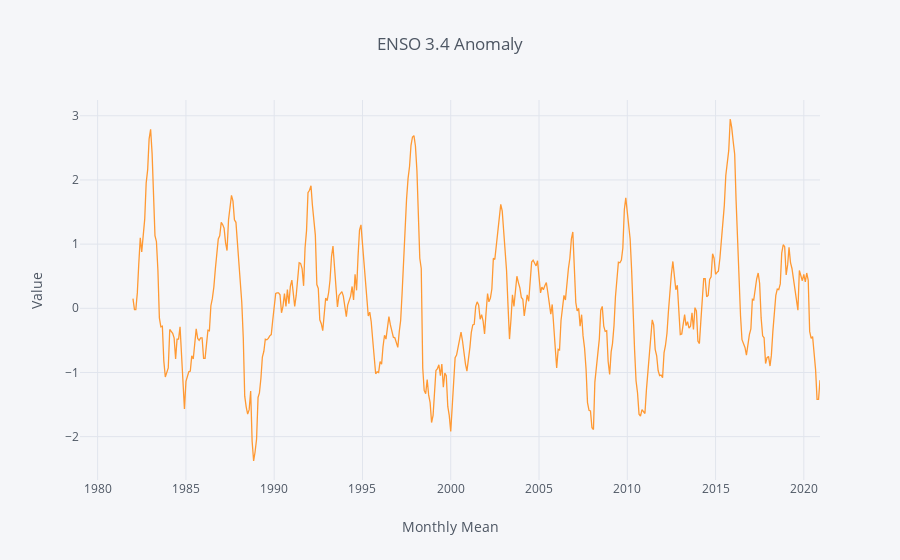

The notebook cell this image was saved under:
### Code cell
df['ENSO 3.4 Anomaly'].iplot(title='ENSO 3.4 Anomaly',xTitle='Monthly Mean', yTitle='Value')

### Figure 1 — Plotly figure (JSON) as saved in the notebook; plotly's stock layout.template omitted (floating-point values rounded to 4 significant figures; data arrays with more than 128 entries replaced by an {"elided": "..."} marker saying what was removed)
{"data": [{"line": {"color": "rgba(255, 153, 51, 1.0)", "dash": "solid", "shape": "linear", "width": 1.3}, "mode": "lines", "name": "ENSO 3.4 Anomaly", "text": "", "type": "scatter", "uid": "eac79a2f-bdf3-4f4f-94ef-035bd58b98c2", "x": {"elided": "504 str values"}, "y": {"elided": "504 mixed values"}}], "layout": {"legend": {"bgcolor": "#F5F6F9", "font": {"color": "#4D5663"}}, "paper_bgcolor": "#F5F6F9", "plot_bgcolor": "#F5F6F9", "title": {"font": {"color": "#4D5663"}, "text": "ENSO 3.4 Anomaly"}, "xaxis": {"gridcolor": "#E1E5ED", "showgrid": true, "tickfont": {"color": "#4D5663"}, "title": {"font": {"color": "#4D5663"}, "text": "Monthly Mean"}, "zerolinecolor": "#E1E5ED"}, "yaxis": {"gridcolor": "#E1E5ED", "showgrid": true, "tickfont": {"color": "#4D5663"}, "title": {"font": {"color": "#4D5663"}, "text": "Value"}, "zerolinecolor": "#E1E5ED"}}}
